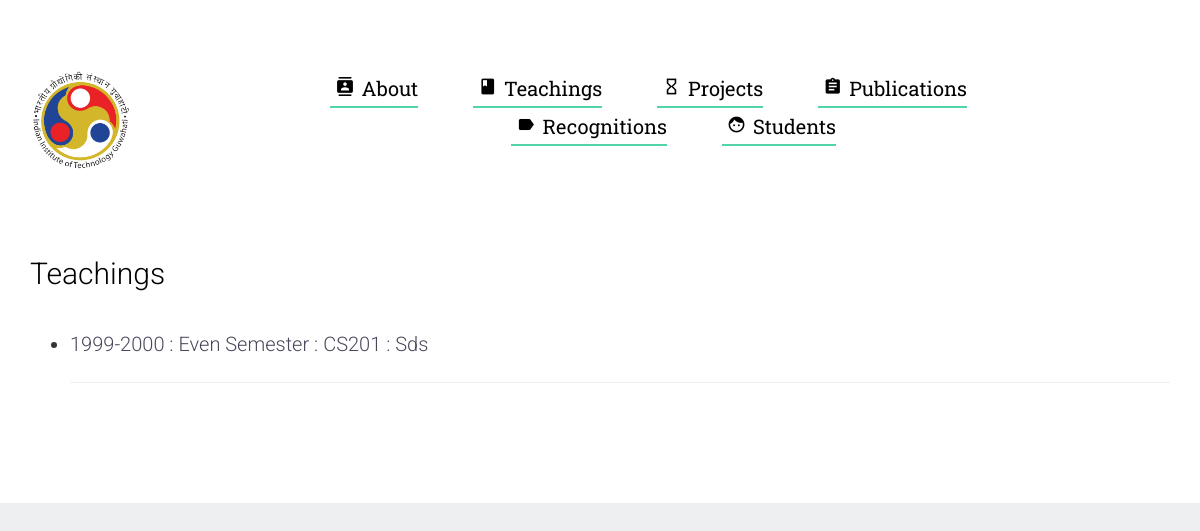
/profile/aayush131/teaching, run on an earlier commit of the app's database.
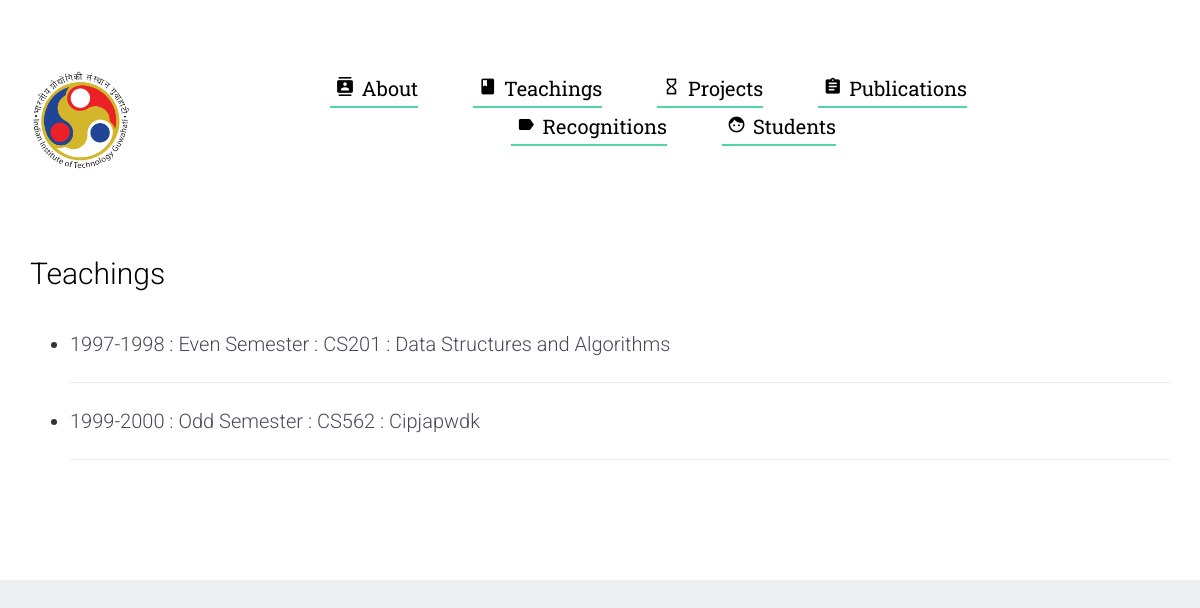
And on a later commit of the database.
### details/models.py (models this page shows)
class TeachingDetails(models.Model):
    username = models.ForeignKey(User, on_delete=models.CASCADE)
    year=models.CharField(max_length=255, choices=YEAR_CHOICES)
    semester = models.CharField(max_length=255, choices=SEM_CHOICES)
    course_name = models.CharField(max_length=255)
    course_description = models.TextField(max_length=255)

### sslProject/views.py (the view)
# urls.py: url(r"^profile/(?P<username>\w+)/teaching$", views.ProfileTeachingPage, name="profile_teaching"),
def ProfileTeachingPage(request, username):
    users = TeachingDetails.objects.order_by('year').filter(username__username=username)
    return render(request, 'profile_teaching.html',{'users':users, 'username':username})

### templates/profile_teaching.html (shortened to what this page needs)
{% extends "profile_base.html" %}
{% block content %}
  <h2>Teachings</h2>
  <ul>
  {% for sub in users %}
    <li>
      <span id="list">{{sub.year}} : {{sub.semester}} : {{sub.course_name}} : {{sub.course_description}}</span>
      <hr>
    </li>
  {% endfor %}
</ul>
{% endblock %}

What changed in the data, as far as the page shows it:
removed TeachingDetails: year "1999-2000", semester "Even Semester", course_name "CS201", course_description "Sds"
added TeachingDetails: year "1997-1998", semester "Even Semester", course_name "CS201", course_description "Data Structures and Algorithms"
added TeachingDetails: year "1999-2000", semester "Odd Semester", course_name "CS562", course_description "Cipjapwdk"
